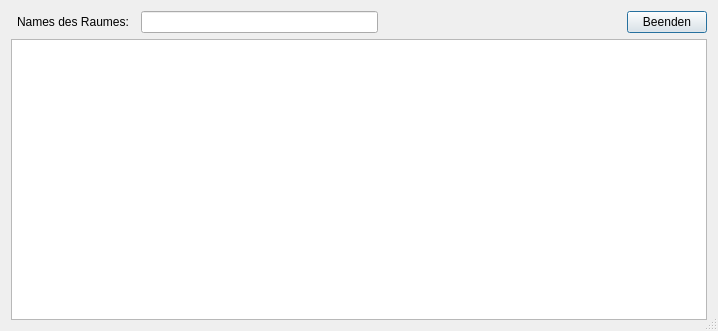
<?xml version="1.0" encoding="UTF-8"?>
<ui version="4.0">
 <class>Dialog</class>
 <widget class="QDialog" name="Dialog">
  <property name="geometry">
   <rect>
    <x>0</x>
    <y>0</y>
    <width>718</width>
    <height>331</height>
   </rect>
  </property>
  <property name="windowTitle">
   <string>Dialog</string>
  </property>
  <property name="sizeGripEnabled">
   <bool>true</bool>
  </property>
  <layout class="QGridLayout" name="gridLayout">
   <item row="0" column="4">
    <spacer name="horizontalSpacer_2">
     <property name="orientation">
      <enum>Qt::Horizontal</enum>
     </property>
     <property name="sizeHint" stdset="0">
      <size>
       <width>40</width>
       <height>20</height>
      </size>
     </property>
    </spacer>
   </item>
   <item row="0" column="5">
    <widget class="QPushButton" name="pB_BEENDEN">
     <property name="text">
      <string>Beenden</string>
     </property>
     <property name="icon">
      <iconset>
       <normaloff>../../UsedSymbols/log-out_icon-icons.com_50106.ico</normaloff>../../UsedSymbols/log-out_icon-icons.com_50106.ico</iconset>
     </property>
    </widget>
   </item>
   <item row="0" column="1">
    <widget class="QLabel" name="lb_Room">
     <property name="text">
      <string>Names des Raumes:</string>
     </property>
    </widget>
   </item>
   <item row="0" column="3">
    <widget class="QLineEdit" name="lineEdit"/>
   </item>
   <item row="1" column="0" colspan="6">
    <widget class="QTableView" name="tableView_db">
     <property name="sizePolicy">
      <sizepolicy hsizetype="Preferred" vsizetype="Preferred">
       <horstretch>0</horstretch>
       <verstretch>0</verstretch>
      </sizepolicy>
     </property>
     <property name="minimumSize">
      <size>
       <width>0</width>
       <height>200</height>
      </size>
     </property>
    </widget>
   </item>
  </layout>
 </widget>
 <resources/>
 <connections/>
</ui>
